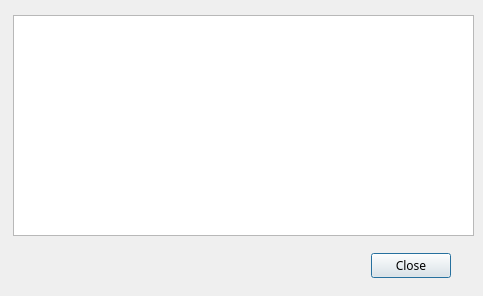
<?xml version="1.0" encoding="UTF-8"?>
<ui version="4.0">
 <class>BroadseamsInfoDialog</class>
 <widget class="QDialog" name="BroadseamsInfoDialog">
  <property name="windowModality">
   <enum>Qt::ApplicationModal</enum>
  </property>
  <property name="geometry">
   <rect>
    <x>0</x>
    <y>0</y>
    <width>483</width>
    <height>296</height>
   </rect>
  </property>
  <property name="font">
   <font>
    <family>Sans</family>
   </font>
  </property>
  <property name="windowTitle">
   <string>Broadseam Details</string>
  </property>
  <widget class="QDialogButtonBox" name="buttonBox">
   <property name="geometry">
    <rect>
     <x>150</x>
     <y>250</y>
     <width>301</width>
     <height>32</height>
    </rect>
   </property>
   <property name="orientation">
    <enum>Qt::Horizontal</enum>
   </property>
   <property name="standardButtons">
    <set>QDialogButtonBox::Close</set>
   </property>
  </widget>
  <widget class="QTextEdit" name="textEdit">
   <property name="geometry">
    <rect>
     <x>13</x>
     <y>15</y>
     <width>461</width>
     <height>221</height>
    </rect>
   </property>
   <property name="font">
    <font>
     <family>Liberation Mono</family>
    </font>
   </property>
   <property name="lineWrapMode">
    <enum>QTextEdit::FixedColumnWidth</enum>
   </property>
   <property name="lineWrapColumnOrWidth">
    <number>80</number>
   </property>
  </widget>
 </widget>
 <resources/>
 <connections>
  <connection>
   <sender>buttonBox</sender>
   <signal>accepted()</signal>
   <receiver>BroadseamsInfoDialog</receiver>
   <slot>accept()</slot>
   <hints>
    <hint type="sourcelabel">
     <x>248</x>
     <y>254</y>
    </hint>
    <hint type="destinationlabel">
     <x>157</x>
     <y>274</y>
    </hint>
   </hints>
  </connection>
  <connection>
   <sender>buttonBox</sender>
   <signal>rejected()</signal>
   <receiver>BroadseamsInfoDialog</receiver>
   <slot>reject()</slot>
   <hints>
    <hint type="sourcelabel">
     <x>316</x>
     <y>260</y>
    </hint>
    <hint type="destinationlabel">
     <x>286</x>
     <y>274</y>
    </hint>
   </hints>
  </connection>
 </connections>
</ui>
